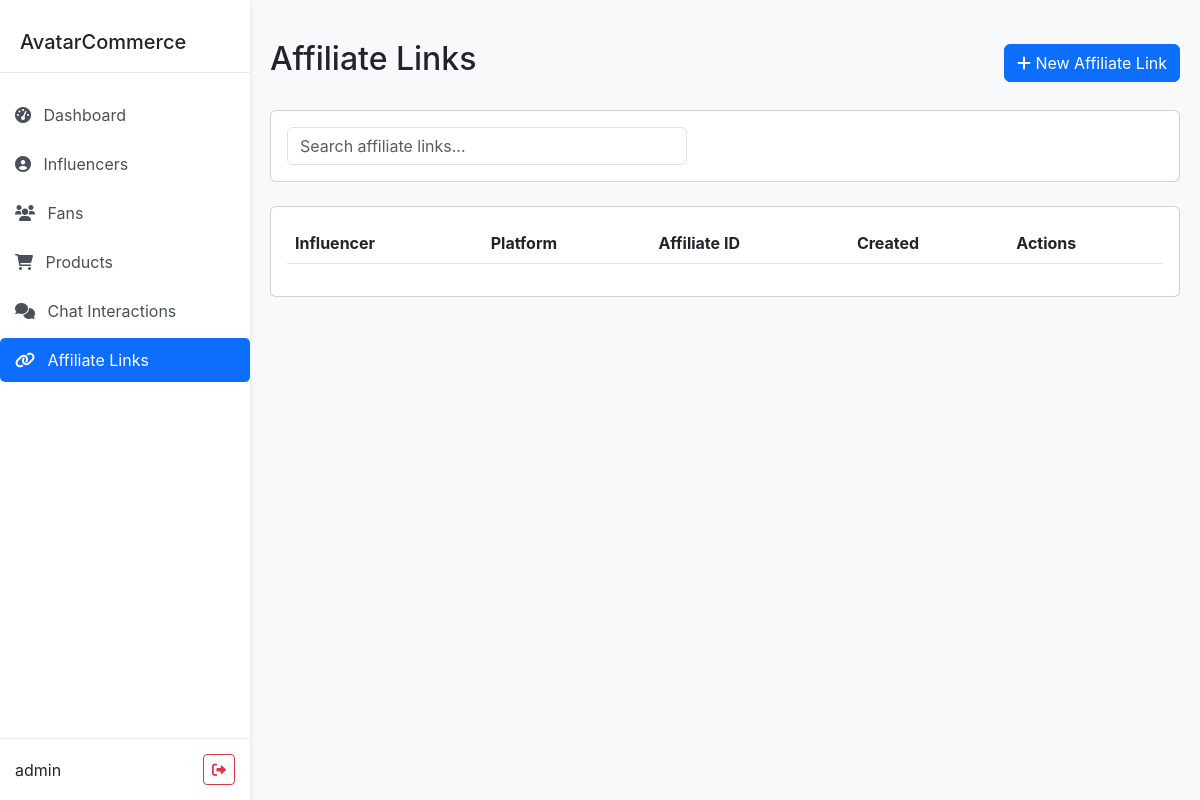
Page /affiliates (signed in) on the earlier database version.
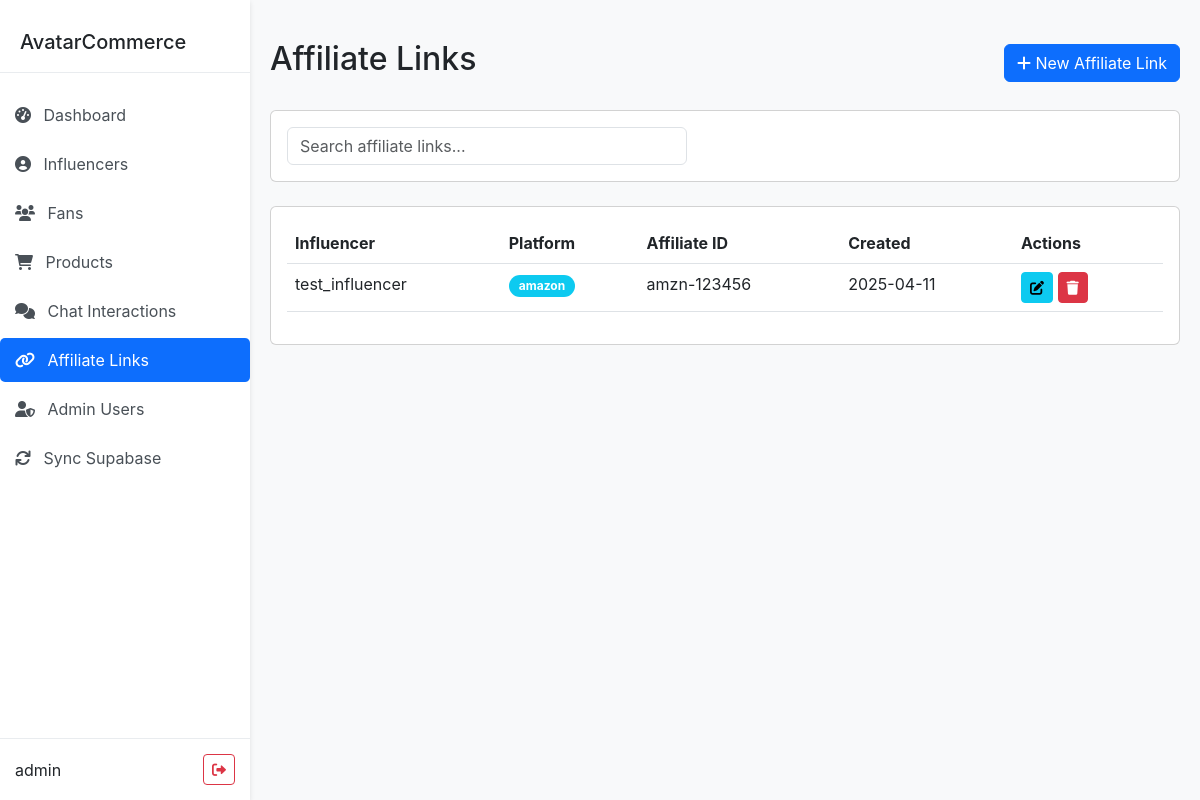
Same page on the later database version.
### models.py (models this page shows, shortened)
class AffiliateModel(db.Model):
    __tablename__ = 'affiliate_links'
    id = db.Column(db.String(36), primary_key=True, default=lambda: str(uuid.uuid4()))
    influencer_id = db.Column(db.String(36), db.ForeignKey('influencers.id'))
    platform = db.Column(db.String(64), nullable=False)
    affiliate_id = db.Column(db.String(256), nullable=False)
    created_at = db.Column(db.DateTime, default=datetime.utcnow)
    updated_at = db.Column(db.DateTime, default=datetime.utcnow, onupdate=datetime.utcnow)
    influencer = db.relationship('InfluencerModel', back_populates='affiliate_links')

class InfluencerModel(db.Model):
    __tablename__ = 'influencers'
    id = db.Column(db.String(36), primary_key=True, default=lambda: str(uuid.uuid4()))
    username = db.Column(db.String(64), unique=True, nullable=False)
    email = db.Column(db.String(120), unique=True, nullable=False)
    password_hash = db.Column(db.String(256), nullable=False, default='')
    heygen_avatar_id = db.Column(db.String(64), nullable=True)
    original_asset_path = db.Column(db.String(256), nullable=True)
    voice_id = db.Column(db.String(64), nullable=True)
    affiliate_id = db.Column(db.String(64), nullable=True)
    chat_page_url = db.Column(db.String(128), nullable=True)
    bio = db.Column(db.Text, nullable=True)
    created_at = db.Column(db.DateTime, default=datetime.utcnow)
    updated_at = db.Column(db.DateTime, default=datetime.utcnow, onupdate=datetime.utcnow)
    promotion_settings = db.relationship('InfluencerPromotionSettingsModel', back_populates='influencer', uselist=False)
    conversation_counters = db.relationship('ConversationCounterModel', back_populates='influencer', lazy='dynamic')
    products = db.relationship('InfluencerProductModel', back_populates='influencer', lazy='dynamic')
    chat_interactions = db.relationship('ChatInteractionModel', back_populates='influencer', lazy='dynamic')
    affiliate_links = db.relationship('AffiliateModel', back_populates='influencer', lazy='dynamic')

### app.py (the view)
@app.route('/affiliates')
@login_required
def affiliates():
    affiliates = db.session.query(
        AffiliateModel,
        InfluencerModel.username.label('influencer_name')
    ).join(
        InfluencerModel, AffiliateModel.influencer_id == InfluencerModel.id
    ).all()
    return render_template('affiliates.html', affiliates=affiliates)

### utils/auth.py (called while the page is built)
def login_required(f):
    @wraps(f)
    def decorated_function(*args, **kwargs):
        if 'admin_user_id' not in session:
            return redirect(url_for('login'))
        return f(*args, **kwargs)
    return decorated_function

### templates/affiliates.html (shortened to what this page needs)
{% extends "base.html" %}
{% block content %}
<div class="d-flex justify-content-between align-items-center mb-4">
  <h2>Affiliate Links</h2>
  <a href="{{ url_for('new_affiliate') }}" class="btn btn-primary">
    <i class="fas fa-plus"></i> New Affiliate Link
  </a>
</div>
<div class="card mb-4">
  <div class="card-body">
    <div class="row g-3">
      <div class="col-md-6">
        <div class="search-bar">
          <input type="text" id="searchInput" class="form-control" placeholder="Search affiliate links...">
        </div>
      </div>
    </div>
  </div>
</div>
<div class="card">
  <div class="card-body">
    <div class="table-responsive">
      <table class="table table-hover" id="affiliatesTable">
        <thead>
          <tr>
            <th>Influencer</th>
            <th>Platform</th>
            <th>Affiliate ID</th>
            <th>Created</th>
            <th>Actions</th>
          </tr>
        </thead>
        <tbody>
          {% for affiliate, influencer_name in affiliates %}
          <tr>
            <td>{{ influencer_name }}</td>
            <td>
              <span class="badge bg-info platform-badge">{{ affiliate.platform }}</span>
            </td>
            <td>{{ affiliate.affiliate_id }}</td>
            <td>{{ affiliate.created_at.strftime('%Y-%m-%d') }}</td>
            <td class="table-actions">
              <a href="{{ url_for('edit_affiliate', id=affiliate.id) }}" class="btn btn-sm btn-info">
                <i class="fas fa-edit"></i>
              </a>
              <button class="btn btn-sm btn-danger delete-btn" data-id="{{ affiliate.id }}" data-platform="{{ affiliate.platform }}">
                <i class="fas fa-trash"></i>
              </button>
            </td>
          </tr>
          {% endfor %}
        </tbody>
      </table>
    </div>
  </div>
</div>
{% endblock %}

Differences in the rows shown:
added AffiliateModel: username "test_influencer", platform "amazon", affiliate_id "amzn-123456", created_at "2025-04-11"
Other differences:
text now shown: "Admin Users Sync Supabase"
